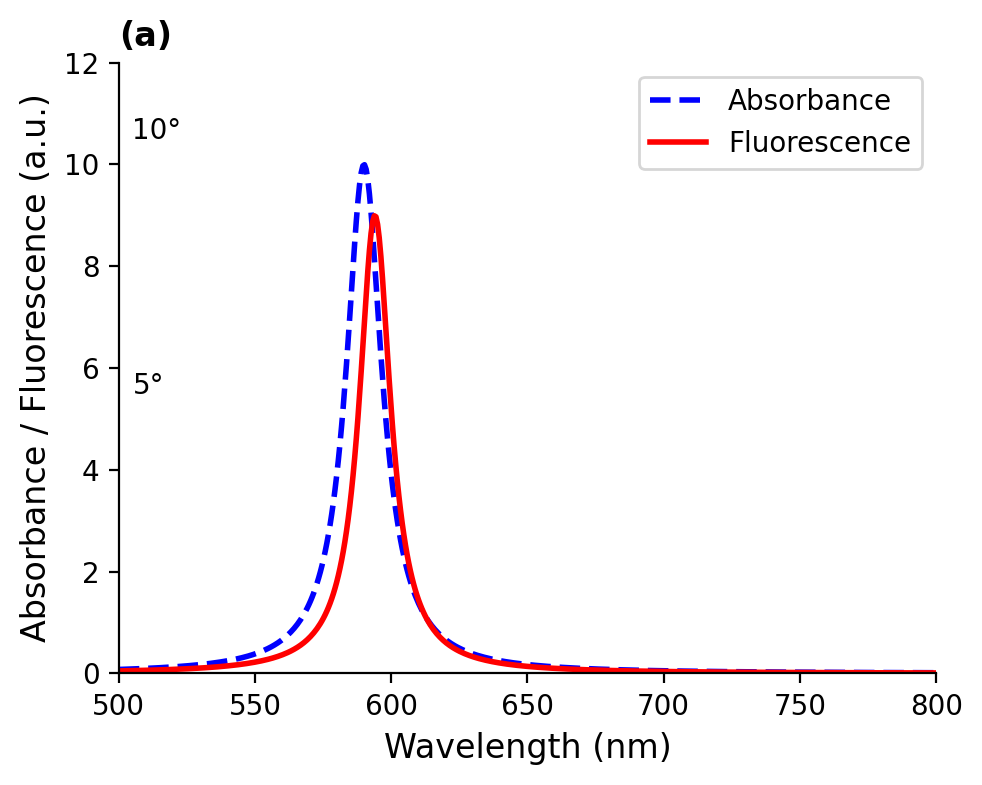

The Python source for this figure:
#!/usr/bin/env python3
"""
Figure 2a - EXACT paper format
TDBC Absorbance and Fluorescence spectra
"""

import numpy as np
import matplotlib
matplotlib.use('Agg')
import matplotlib.pyplot as plt

# Paper specifications:
# - X-axis: Wavelength (nm) 500-800
# - Y-axis: Absorbance (a.u.) and Fluorescence (a.u.)
# - Blue dashed = Absorbance
# - Red solid = Fluorescence
# - Inset shows TDBC chemical formula (skip)

# TDBC parameters from paper
lambda_abs = 590  # nm - absorption peak (2.1 eV)
lambda_em = 594   # nm - emission peak (Stokes shift ~0.007 eV = ~4nm)
gamma_abs = 16    # nm - linewidth ~0.066 eV ≈ 16nm at 590nm
gamma_em = 14     # nm - slightly narrower emission

wavelengths = np.linspace(500, 800, 500)

# Lorentzian lineshapes
absorbance = 1 / (1 + ((wavelengths - lambda_abs) / (gamma_abs/2))**2)
fluorescence = 1 / (1 + ((wavelengths - lambda_em) / (gamma_em/2))**2)

# Normalize to match paper's appearance (~10% scale)
absorbance = absorbance * 10
fluorescence = fluorescence * 9

# Create figure matching paper style
fig, ax = plt.subplots(figsize=(5, 4))

ax.plot(wavelengths, absorbance, 'b--', linewidth=2, label='Absorbance')
ax.plot(wavelengths, fluorescence, 'r-', linewidth=2, label='Fluorescence')

ax.set_xlabel('Wavelength (nm)', fontsize=12)
ax.set_ylabel('Absorbance / Fluorescence (a.u.)', fontsize=12)
ax.set_xlim(500, 800)
ax.set_ylim(0, 12)

# Add scale markers like paper
ax.text(505, 10.5, '10°', fontsize=10)
ax.text(505, 5.5, '5°', fontsize=10)

ax.legend(loc='upper right', fontsize=10)
ax.set_title('(a)', loc='left', fontsize=12, fontweight='bold')

# Match paper's clean style
ax.spines['top'].set_visible(False)
ax.spines['right'].set_visible(False)

plt.tight_layout()
plt.savefig('fig2a_exact.png', dpi=200, bbox_inches='tight', facecolor='white')
print("Saved: fig2a_exact.png")

